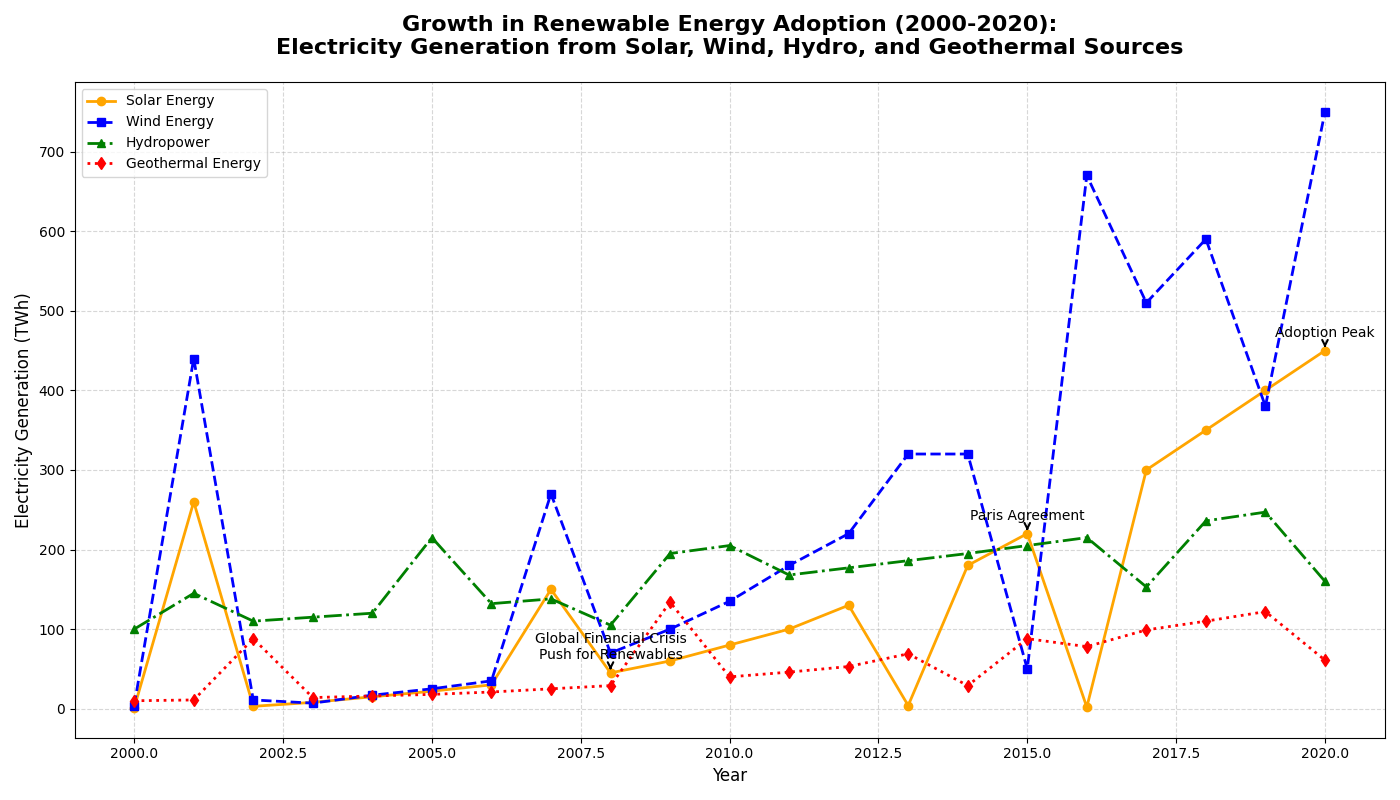

Generate this figure with Python:
import matplotlib.pyplot as plt
import numpy as np

# Define years from 2000 to 2020
years = np.arange(2000, 2021)

# Shuffled artificial data representing electricity generation in TWh
solar_energy =    np.array([1, 260, 3, 8, 15, 22, 30, 150, 45, 60, 80, 100, 130, 4, 180, 220, 2, 300, 350, 400, 450])
wind_energy =     np.array([4, 440, 11, 7, 17, 25, 35, 270, 70, 100, 135, 180, 220, 320, 320, 50, 670, 510, 590, 380, 750])
hydropower =      np.array([100, 145, 110, 115, 120, 215, 132, 138, 105, 195, 205, 168, 177, 186, 195, 205, 215, 153, 236, 247, 160])
geothermal_energy = np.array([10, 11, 88, 14, 16, 18, 21, 25, 29, 134, 40, 46, 53, 69, 29, 88, 78, 99, 110, 122, 61])

# Create the figure and axis
fig, ax = plt.subplots(figsize=(14, 8))

# Plotting each energy source
ax.plot(years, solar_energy, label='Solar Energy', color='orange', linestyle='-', marker='o', linewidth=2)
ax.plot(years, wind_energy, label='Wind Energy', color='blue', linestyle='--', marker='s', linewidth=2)
ax.plot(years, hydropower, label='Hydropower', color='green', linestyle='-.', marker='^', linewidth=2)
ax.plot(years, geothermal_energy, label='Geothermal Energy', color='red', linestyle=':', marker='d', linewidth=2)

# Titles and labels
ax.set_title("Growth in Renewable Energy Adoption (2000-2020):\nElectricity Generation from Solar, Wind, Hydro, and Geothermal Sources", fontsize=16, weight='bold', pad=20)
ax.set_xlabel("Year", fontsize=12)
ax.set_ylabel("Electricity Generation (TWh)", fontsize=12)

# Add grid lines
ax.grid(True, linestyle='--', alpha=0.5)

# Annotating key years with significant growth in solar energy
significant_years = {
    2008: 'Global Financial Crisis\nPush for Renewables',
    2015: 'Paris Agreement',
    2020: 'Adoption Peak'
}

for year, event in significant_years.items():
    plt.annotate(event, (year, solar_energy[year-2000]), textcoords="offset points", xytext=(0,10), ha='center', fontsize=10, arrowprops=dict(facecolor='black', arrowstyle='->', linewidth=1.5))

# Adding a legend
ax.legend(loc='upper left', fontsize=10)

# Automatically adjust layout
plt.tight_layout()

# Display the plot
plt.show()
